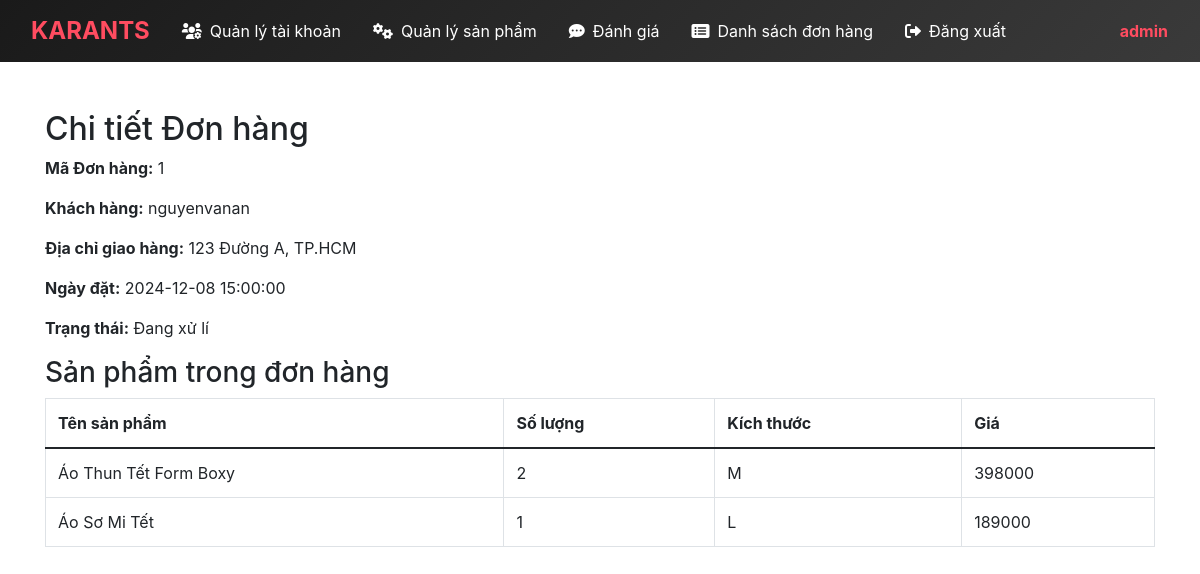
Screenshot of /admin/view_order.php?id=1 with the database file from the repository.
### tables this page shows
CREATE TABLE `orders` (
  `order_id` INT(11) NOT NULL AUTO_INCREMENT,   
  `customer_id` INT(11) NOT NULL,
  `order_date` DATETIME NOT NULL,
  `status` VARCHAR(50) NOT NULL DEFAULT 'Đang xử lí',
  `total_price` INT(11) NOT NULL DEFAULT 0,
  PRIMARY KEY (`order_id`),
  FOREIGN KEY (`customer_id`) REFERENCES `users`(`user_id`) ON DELETE CASCADE   
);

CREATE TABLE `users` (
  `user_id` INT(11) NOT NULL AUTO_INCREMENT, 
  `username` VARCHAR(50) NOT NULL,
  `email` VARCHAR(100) NOT NULL,
  `password` VARCHAR(255) NOT NULL,
  `name` VARCHAR(100) NOT NULL,
  `address` TEXT NOT NULL,
  PRIMARY KEY (`user_id`)
);

CREATE TABLE `order_items` (
  `order_item_id` INT(11) NOT NULL AUTO_INCREMENT,
  `order_id` INT(11) NOT NULL,
  `product_id` INT(11) NOT NULL,
  `quantity` INT(11) NOT NULL,
  `price` INT(11) NOT NULL,
  `size` VARCHAR(50) NOT NULL,
  PRIMARY KEY (`order_item_id`),
  FOREIGN KEY (`order_id`) REFERENCES `orders`(`order_id`) ON DELETE CASCADE,
  FOREIGN KEY (`product_id`) REFERENCES `products`(`product_id`) ON DELETE CASCADE
);

CREATE TABLE `products` (
  `product_id` INT(11) NOT NULL AUTO_INCREMENT,
  `name` VARCHAR(40) NOT NULL,
  `price` INT(11) NOT NULL,
  `image` VARCHAR(255) NOT NULL,
  `description` TEXT NOT NULL,
  PRIMARY KEY (`product_id`)
);

### admin/view_order.php (the view, shortened to what this page needs)
<!DOCTYPE html>
<html lang="en">
<head>
    <link href="https://cdn.jsdelivr.net/npm/bootstrap@5.0.2/dist/css/bootstrap.min.css" rel="stylesheet">
</head>
<body>
    <?php include "layouts/appbar.php"; ?>
    <div class="container mt-5">
        <h2>Chi tiết Đơn hàng</h2>
        <?php
        require_once("services/connect_db.php");
        $order_id = $_GET['id'];
        $query = "
            SELECT
                orders.order_id AS order_id,
                orders.order_date,
                orders.status,
                users.username AS customer_name,
                users.address AS customer_address
            FROM orders
            JOIN users ON orders.customer_id = users.user_id
            WHERE orders.order_id = $order_id
        ";
        $result = mysqli_query($connect, $query);
        $order = mysqli_fetch_assoc($result);
        $query_items = "
            SELECT
                products.name AS product_name,  -- Lấy tên sản phẩm từ bảng products
                order_items.size,
                order_items.quantity,
                order_items.price
            FROM order_items
            JOIN products ON order_items.product_id = products.product_id  -- JOIN bảng order_items với products
            WHERE order_items.order_id = $order_id
        ";
        $result_items = mysqli_query($connect, $query_items);
        ?>
        <p><strong>Mã Đơn hàng:</strong> <?= htmlspecialchars($order['order_id']) ?></p>
        <p><strong>Khách hàng:</strong> <?= htmlspecialchars($order['customer_name']) ?></p>
        <p><strong>Địa chỉ giao hàng:</strong> <?= htmlspecialchars($order['customer_address']) ?></p>
        <p><strong>Ngày đặt:</strong> <?= htmlspecialchars($order['order_date']) ?></p>
        <p><strong>Trạng thái:</strong> <?= htmlspecialchars($order['status']) ?></p>
        <h3>Sản phẩm trong đơn hàng</h3>
        <table class="table table-bordered">
    <thead>
        <tr>
            <th>Tên sản phẩm</th>
            <th>Số lượng</th>
            <th>Kích thước</th>
            <th>Giá</th>
        </tr>
    </thead>
    <tbody>
        <?php while ($item = mysqli_fetch_assoc($result_items)): ?>
        <tr>
            <td><?= htmlspecialchars($item['product_name']) ?></td>
            <td><?= htmlspecialchars($item['quantity']) ?></td>
            <td><?= htmlspecialchars($item['size']) ?></td>
            <td><?= htmlspecialchars($item['price'] * $item['quantity']) ?></td>
        </tr>
        <?php endwhile; ?>
    </tbody>
</table>
    </div>
</body>
</html>

### rows the page displays
orders: order_id "1", customer.username "nguyenvanan", customer.address "123 Đường A, TP.HCM", order_date "2024-12-08 15:00:00", status "Đang xử lí"
order_items: product.name "Áo Thun Tết Form Boxy", quantity "2", size "M", $item['price'] * $item['quantity'] "398000"
order_items: product.name "Áo Sơ Mi Tết", quantity "1", size "L", $item['price']*$item['quantity'] "189000"
